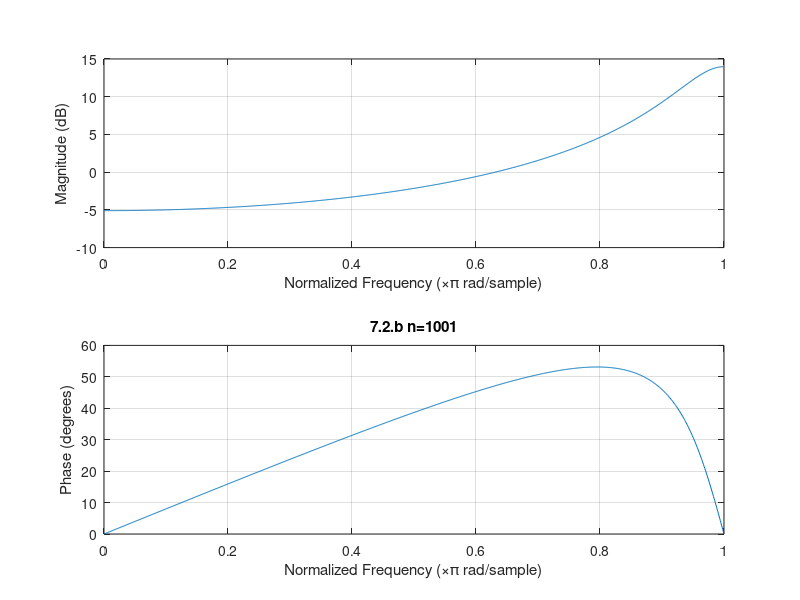

This figure's MATLAB source:
%-----------7.2.b-----------------
%----------freqz()----------------

a=[1 0.8];
b=[1];

freqz(b,a,1001); 
title('7.2.b n=1001');